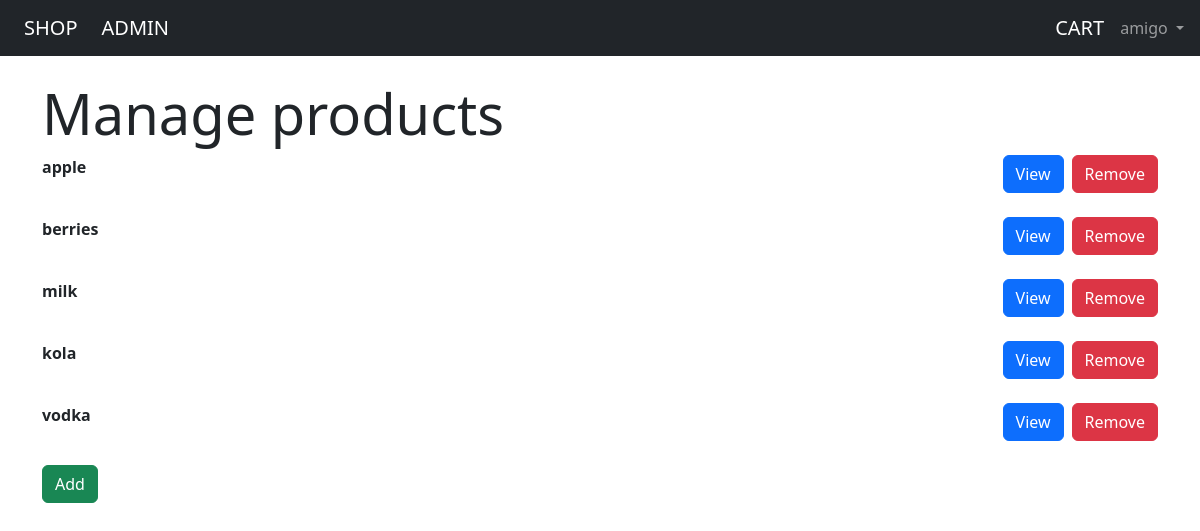
/admin_page/manage_products/ (signed in), run on the app's committed database.
### users_app/models.py (models this page shows, shortened)
class CustomUser(AbstractUser):
    phone_number = PhoneNumberField(null=False, unique=True, blank=False)
    is_admin = BooleanField(default=False)

### main_app/models.py (models this page shows, shortened)
class Product(Model):
    name = CharField(max_length=100)
    description = TextField()
    price = FloatField()
    def __str__(self):
        return self.name

### admin_app/views.py (the view)
# urls.py: path("manage_products/", ManageProductsView.as_view(), name="manage_products"),
class ManageProductsView(ManageItemsView):
    model = Product
    items_type = "products"

### admin_app/views.py (called while the page is built)
    def get_context_data(self, **kwargs):
        context = super().get_context_data(**kwargs)
        context["is_empty"] = context['object_list'].count() == 0
        context["type"] = self.items_type
        return context

### templates/manage_items.html (shortened to what this page needs)
{% extends 'admin_base.html' %}
{% block allowed_content %}
    <div class="jumbotron">
        <h1 class="display-4">Manage {{ type }}</h1>
    </div>
    {% for i in object_list %}
        <div id="{{ i.id }}">
            <div class="card-header d-flex justify-content-between">
                <div class="d-flex justify-content-start">
                    <b><span class="font-weight-bold">{{ i }}</span></b>
                </div>
                <div class="d-flex justify-content-end">
                    <a href="{{ i.pk }}" class="btn btn-primary">View</a>
                    <button class="btn btn-danger ms-2 btn-remove" data-item-id="{{ i.id }}">Remove</button>
                </div>
            </div>
            <br/>
        </div>
    {% endfor %}
    {% if type == "products" %}
        <a href="{% url "add_product" %}" class="btn btn-success">Add</a>
    {% endif %}
{% endblock %}

### templates/base.html (shortened to what this page needs)
<!DOCTYPE html>
<html lang="en">
<head>
    {% load bootstrap5 %}
    {% bootstrap_css %}
    <title>{% block title %}Shop{% endblock title %}</title></head>
<body>
<nav class="navbar navbar-expand-md navbar-dark bg-dark mb-4">
    <a class="navbar-brand ms-4" href="{% url 'home' %}">SHOP</a>
    {% if user.is_authenticated and user.is_admin %}
        <a class="navbar-brand ms-2" href="{% url 'admin_page' %}">ADMIN</a>
    {% endif %}
    <div class="collapse navbar-collapse" id="navbarCollapse">
        {% if user.is_authenticated %}
            <a class="navbar-brand ms-auto me-2" href="{% url "cart" %}">CART</a>
            <ul class="navbar-nav me-2">
                <li class="nav-item">
                    <a class="nav-link dropdown-toggle" href="#" id="userMenu" data-bs-toggle="dropdown"
                       aria-haspopup="true" aria-expanded="false">
                        {{ user.username }}
                    </a>
                </li>
            </ul>
        {% else %}
            <form class="form-inline ms-auto">
                <a href="{% url 'login' %}" class="btn btn-outline-secondary">Log in</a>
                <a href="{% url 'signup' %}" class="btn btn-primary ms-2 me-2">Sign up</a>
            </form>
        {% endif %}
    </div>
</nav>
<div class="container">
    {% block content %}
    {% endblock %}
</div>
</body>
</html>

### data on the page
CustomUser: username "amigo"
Product: name "apple"
Product: name "berries"
Product: name "milk"
Product: name "kola"
Product: name "vodka"

### other printed values
{{ type }} "products"
